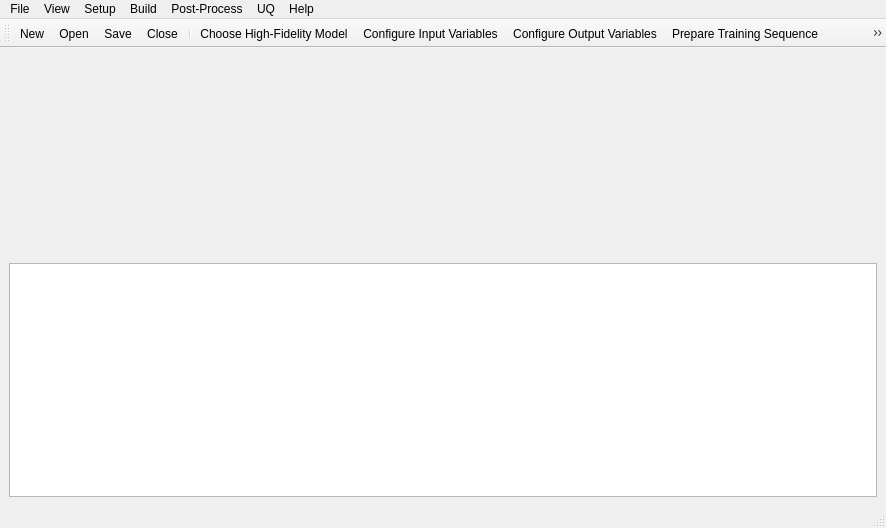
<?xml version="1.0" encoding="UTF-8"?>
<ui version="4.0">
 <class>MainWindow</class>
 <widget class="QMainWindow" name="MainWindow">
  <property name="geometry">
   <rect>
    <x>0</x>
    <y>0</y>
    <width>886</width>
    <height>528</height>
   </rect>
  </property>
  <property name="windowTitle">
   <string>D-RM Builder</string>
  </property>
  <property name="windowIcon">
   <iconset resource="icons.qrc">
    <normaloff>:/icons/ccsi_logo.png</normaloff>:/icons/ccsi_logo.png</iconset>
  </property>
  <widget class="QWidget" name="centralwidget">
   <layout class="QVBoxLayout" name="verticalLayout">
    <item>
     <widget class="QWidget" name="widgetDisplay" native="true">
      <property name="minimumSize">
       <size>
        <width>0</width>
        <height>200</height>
       </size>
      </property>
     </widget>
    </item>
    <item>
     <widget class="QTextBrowser" name="textMessage"/>
    </item>
   </layout>
  </widget>
  <widget class="QMenuBar" name="menubar">
   <property name="geometry">
    <rect>
     <x>0</x>
     <y>0</y>
     <width>886</width>
     <height>26</height>
    </rect>
   </property>
   <widget class="QMenu" name="menuFile">
    <property name="title">
     <string>File</string>
    </property>
    <widget class="QMenu" name="menuExport">
     <property name="title">
      <string>Export</string>
     </property>
     <addaction name="actionD_RM_As_Matlab_Script_File"/>
     <addaction name="actionTraining_Data"/>
     <addaction name="actionValidation_Data"/>
     <addaction name="actionCovariance_Matrices"/>
     <addaction name="actionMessages_To_Log_File"/>
    </widget>
    <addaction name="actionNew"/>
    <addaction name="actionOpen"/>
    <addaction name="actionClose"/>
    <addaction name="actionSave"/>
    <addaction name="actionSave_As"/>
    <addaction name="separator"/>
    <addaction name="menuExport"/>
   </widget>
   <widget class="QMenu" name="menuView">
    <property name="title">
     <string>View</string>
    </property>
    <addaction name="actionToolbar"/>
    <addaction name="actionStatus_Bar"/>
   </widget>
   <widget class="QMenu" name="menuSetup">
    <property name="title">
     <string>Setup</string>
    </property>
    <addaction name="actionChoose_High_Fidelity_Model"/>
    <addaction name="actionConfigure_Input_Variables"/>
    <addaction name="actionConfigure_Output_Variables"/>
    <addaction name="actionPrepare_Training_Sequence"/>
    <addaction name="actionPrepare_Validation_Sequence"/>
   </widget>
   <widget class="QMenu" name="menuBuild">
    <property name="title">
     <string>Build</string>
    </property>
    <widget class="QMenu" name="menuD_RM_Model_Type">
     <property name="title">
      <string>D-RM Model Type</string>
     </property>
     <addaction name="actionDABNet"/>
     <addaction name="actionNARMA"/>
    </widget>
    <addaction name="actionPerform_Training_Simulation"/>
    <addaction name="actionPerform_Validation_Simulation"/>
    <addaction name="separator"/>
    <addaction name="menuD_RM_Model_Type"/>
    <addaction name="actionGenerate_Reduced_Model"/>
   </widget>
   <widget class="QMenu" name="menuPost_Process">
    <property name="title">
     <string>Post-Process</string>
    </property>
    <addaction name="actionUse_Balanced_Model_For_Prediction"/>
    <addaction name="actionUse_High_Fidelity_Model_History_For_Prediction"/>
    <addaction name="separator"/>
    <addaction name="actionPredict_Traning_Response"/>
    <addaction name="actionPredict_Validation_Response"/>
    <addaction name="separator"/>
    <addaction name="actionPlot_Training_Response"/>
    <addaction name="actionPlot_Validation_Response"/>
   </widget>
   <widget class="QMenu" name="menuUQ">
    <property name="title">
     <string>UQ</string>
    </property>
    <addaction name="actionSpecify_Noise"/>
    <addaction name="actionAnalyze"/>
   </widget>
   <widget class="QMenu" name="menuHelp">
    <property name="title">
     <string>Help</string>
    </property>
    <addaction name="actionAbout_D_RM_Builder"/>
   </widget>
   <addaction name="menuFile"/>
   <addaction name="menuView"/>
   <addaction name="menuSetup"/>
   <addaction name="menuBuild"/>
   <addaction name="menuPost_Process"/>
   <addaction name="menuUQ"/>
   <addaction name="menuHelp"/>
  </widget>
  <widget class="QStatusBar" name="statusbar">
   <property name="inputMethodHints">
    <set>Qt::ImhUppercaseOnly</set>
   </property>
  </widget>
  <widget class="QToolBar" name="toolBar">
   <property name="windowTitle">
    <string>toolBar</string>
   </property>
   <attribute name="toolBarArea">
    <enum>TopToolBarArea</enum>
   </attribute>
   <attribute name="toolBarBreak">
    <bool>false</bool>
   </attribute>
   <addaction name="actionNew"/>
   <addaction name="actionOpen"/>
   <addaction name="actionSave"/>
   <addaction name="actionClose"/>
   <addaction name="separator"/>
   <addaction name="actionChoose_High_Fidelity_Model"/>
   <addaction name="actionConfigure_Input_Variables"/>
   <addaction name="actionConfigure_Output_Variables"/>
   <addaction name="actionPrepare_Training_Sequence"/>
   <addaction name="actionPrepare_Validation_Sequence"/>
   <addaction name="separator"/>
   <addaction name="actionPerform_Training_Simulation"/>
   <addaction name="actionPerform_Validation_Simulation"/>
   <addaction name="actionGenerate_Reduced_Model"/>
   <addaction name="separator"/>
   <addaction name="actionPredict_Traning_Response"/>
   <addaction name="actionPredict_Validation_Response"/>
   <addaction name="actionPlot_Training_Response"/>
   <addaction name="actionPlot_Validation_Response"/>
   <addaction name="separator"/>
   <addaction name="actionSpecify_Noise"/>
   <addaction name="actionAnalyze"/>
   <addaction name="separator"/>
   <addaction name="actionAbout_D_RM_Builder"/>
  </widget>
  <action name="actionAbout_D_RM_Builder">
   <property name="icon">
    <iconset resource="icons.qrc">
     <normaloff>:/icons/help.png</normaloff>:/icons/help.png</iconset>
   </property>
   <property name="text">
    <string>About D-RM Builder...</string>
   </property>
   <property name="statusTip">
    <string>About D-RM Builder</string>
   </property>
  </action>
  <action name="actionNew">
   <property name="icon">
    <iconset resource="icons.qrc">
     <normaloff>:/icons/new.png</normaloff>:/icons/new.png</iconset>
   </property>
   <property name="text">
    <string>New</string>
   </property>
   <property name="statusTip">
    <string>Create a new D-RM Builder case</string>
   </property>
   <property name="shortcut">
    <string>Ctrl+N</string>
   </property>
  </action>
  <action name="actionOpen">
   <property name="icon">
    <iconset resource="icons.qrc">
     <normaloff>:/icons/open.png</normaloff>:/icons/open.png</iconset>
   </property>
   <property name="text">
    <string>Open...</string>
   </property>
   <property name="statusTip">
    <string>Open an existing D-RM Builder case</string>
   </property>
  </action>
  <action name="actionClose">
   <property name="icon">
    <iconset resource="icons.qrc">
     <normaloff>:/icons/close.png</normaloff>:/icons/close.png</iconset>
   </property>
   <property name="text">
    <string>Close</string>
   </property>
   <property name="statusTip">
    <string>Close current D-RM Builder case</string>
   </property>
  </action>
  <action name="actionSave">
   <property name="icon">
    <iconset resource="icons.qrc">
     <normaloff>:/icons/save.png</normaloff>:/icons/save.png</iconset>
   </property>
   <property name="text">
    <string>Save</string>
   </property>
   <property name="statusTip">
    <string>Save current D-RM Builder case</string>
   </property>
  </action>
  <action name="actionSave_As">
   <property name="text">
    <string>Save As...</string>
   </property>
   <property name="statusTip">
    <string>Save current D-RM Builder case to a different file</string>
   </property>
  </action>
  <action name="actionD_RM_As_Matlab_Script_File">
   <property name="icon">
    <iconset resource="icons.qrc">
     <normaloff>:/icons/export_drm.png</normaloff>:/icons/export_drm.png</iconset>
   </property>
   <property name="text">
    <string>D-RM As Matlab Script File...</string>
   </property>
   <property name="statusTip">
    <string>Export D-RM model to MATLAB script file</string>
   </property>
  </action>
  <action name="actionToolbar">
   <property name="checkable">
    <bool>true</bool>
   </property>
   <property name="checked">
    <bool>true</bool>
   </property>
   <property name="text">
    <string>Toolbar</string>
   </property>
  </action>
  <action name="actionStatus_Bar">
   <property name="checkable">
    <bool>true</bool>
   </property>
   <property name="checked">
    <bool>true</bool>
   </property>
   <property name="text">
    <string>Status Bar</string>
   </property>
  </action>
  <action name="actionChoose_High_Fidelity_Model">
   <property name="icon">
    <iconset resource="icons.qrc">
     <normaloff>:/icons/aspen_tech.png</normaloff>:/icons/aspen_tech.png</iconset>
   </property>
   <property name="text">
    <string>Choose High-Fidelity Model...</string>
   </property>
   <property name="statusTip">
    <string>Choose a configured high-fidelity ACM dynamic model</string>
   </property>
  </action>
  <action name="actionConfigure_Input_Variables">
   <property name="icon">
    <iconset resource="icons.qrc">
     <normaloff>:/icons/config_input.png</normaloff>:/icons/config_input.png</iconset>
   </property>
   <property name="text">
    <string>Configure Input Variables...</string>
   </property>
   <property name="statusTip">
    <string>Specify input parameters</string>
   </property>
  </action>
  <action name="actionConfigure_Output_Variables">
   <property name="icon">
    <iconset resource="icons.qrc">
     <normaloff>:/icons/config_output.png</normaloff>:/icons/config_output.png</iconset>
   </property>
   <property name="text">
    <string>Configure Output Variables...</string>
   </property>
   <property name="statusTip">
    <string>Specify output parameters</string>
   </property>
  </action>
  <action name="actionPrepare_Training_Sequence">
   <property name="icon">
    <iconset resource="icons.qrc">
     <normaloff>:/icons/steps_train.png</normaloff>:/icons/steps_train.png</iconset>
   </property>
   <property name="text">
    <string>Prepare Training Sequence...</string>
   </property>
   <property name="statusTip">
    <string>Prepare a sequence of step changes for training</string>
   </property>
  </action>
  <action name="actionPrepare_Validation_Sequence">
   <property name="icon">
    <iconset resource="icons.qrc">
     <normaloff>:/icons/steps_valid.png</normaloff>:/icons/steps_valid.png</iconset>
   </property>
   <property name="text">
    <string>Prepare Validation Sequence...</string>
   </property>
   <property name="statusTip">
    <string>Prepare a sequence of step changes for validation</string>
   </property>
  </action>
  <action name="actionPerform_Training_Simulation">
   <property name="icon">
    <iconset resource="icons.qrc">
     <normaloff>:/icons/run_train.png</normaloff>:/icons/run_train.png</iconset>
   </property>
   <property name="text">
    <string>Perform Training Simulation</string>
   </property>
   <property name="statusTip">
    <string>Launch ACM simulation for training sequence</string>
   </property>
  </action>
  <action name="actionPerform_Validation_Simulation">
   <property name="icon">
    <iconset resource="icons.qrc">
     <normaloff>:/icons/run_valid.png</normaloff>:/icons/run_valid.png</iconset>
   </property>
   <property name="text">
    <string>Perform Validation Simulation</string>
   </property>
   <property name="statusTip">
    <string>Launch ACM simulation for validation sequence</string>
   </property>
  </action>
  <action name="actionDABNet">
   <property name="checkable">
    <bool>true</bool>
   </property>
   <property name="text">
    <string>DABNet</string>
   </property>
   <property name="statusTip">
    <string>Set D-RM type as DABNet</string>
   </property>
  </action>
  <action name="actionNARMA">
   <property name="checkable">
    <bool>true</bool>
   </property>
   <property name="text">
    <string>NARMA</string>
   </property>
   <property name="statusTip">
    <string>Set D-RM type as NARMA</string>
   </property>
  </action>
  <action name="actionGenerate_Reduced_Model">
   <property name="icon">
    <iconset resource="icons.qrc">
     <normaloff>:/icons/build_drm.png</normaloff>:/icons/build_drm.png</iconset>
   </property>
   <property name="text">
    <string>Generate Reduced Model...</string>
   </property>
   <property name="statusTip">
    <string>Build D-RM using the training sequence</string>
   </property>
  </action>
  <action name="actionUse_Balanced_Model_For_Prediction">
   <property name="checkable">
    <bool>true</bool>
   </property>
   <property name="text">
    <string>Use Balanced Model For Prediction</string>
   </property>
   <property name="statusTip">
    <string>Toggle to use the balanced model for prediction</string>
   </property>
  </action>
  <action name="actionUse_High_Fidelity_Model_History_For_Prediction">
   <property name="checkable">
    <bool>true</bool>
   </property>
   <property name="text">
    <string>Use High-Fidelity Model History For Prediction</string>
   </property>
   <property name="statusTip">
    <string>Use the high-fidelity model history for prediction</string>
   </property>
  </action>
  <action name="actionPredict_Traning_Response">
   <property name="icon">
    <iconset resource="icons.qrc">
     <normaloff>:/icons/predict_train.png</normaloff>:/icons/predict_train.png</iconset>
   </property>
   <property name="text">
    <string>Predict Traning Response</string>
   </property>
   <property name="statusTip">
    <string>Using the generated D-RM to predict response of training sequence</string>
   </property>
  </action>
  <action name="actionPredict_Validation_Response">
   <property name="icon">
    <iconset resource="icons.qrc">
     <normaloff>:/icons/predict_valid.png</normaloff>:/icons/predict_valid.png</iconset>
   </property>
   <property name="text">
    <string>Predict Validation Response</string>
   </property>
   <property name="statusTip">
    <string>Use the generated D-RM to predict response of validation sequence</string>
   </property>
  </action>
  <action name="actionPlot_Training_Response">
   <property name="icon">
    <iconset resource="icons.qrc">
     <normaloff>:/icons/plot_train.png</normaloff>:/icons/plot_train.png</iconset>
   </property>
   <property name="text">
    <string>Plot Training Response...</string>
   </property>
   <property name="statusTip">
    <string>Plot the response of training sequence</string>
   </property>
  </action>
  <action name="actionPlot_Validation_Response">
   <property name="icon">
    <iconset resource="icons.qrc">
     <normaloff>:/icons/plot_valid.png</normaloff>:/icons/plot_valid.png</iconset>
   </property>
   <property name="text">
    <string>Plot Validation Response...</string>
   </property>
   <property name="statusTip">
    <string>Plot the response of validation sequence</string>
   </property>
  </action>
  <action name="actionSpecify_Noise">
   <property name="icon">
    <iconset resource="icons.qrc">
     <normaloff>:/icons/noise.png</normaloff>:/icons/noise.png</iconset>
   </property>
   <property name="text">
    <string>Specify Noise...</string>
   </property>
   <property name="statusTip">
    <string>Specify the process and measurement noise</string>
   </property>
  </action>
  <action name="actionAnalyze">
   <property name="icon">
    <iconset resource="icons.qrc">
     <normaloff>:/icons/uq.png</normaloff>:/icons/uq.png</iconset>
   </property>
   <property name="text">
    <string>Analyze...</string>
   </property>
   <property name="statusTip">
    <string>Perform UQ analysis</string>
   </property>
  </action>
  <action name="actionMessages_To_Log_File">
   <property name="icon">
    <iconset resource="icons.qrc">
     <normaloff>:/icons/export_log.png</normaloff>:/icons/export_log.png</iconset>
   </property>
   <property name="text">
    <string>Messages To Log File...</string>
   </property>
   <property name="statusTip">
    <string>Export message window text to a log file</string>
   </property>
  </action>
  <action name="actionTraining_Data">
   <property name="icon">
    <iconset resource="icons.qrc">
     <normaloff>:/icons/training_data.png</normaloff>:/icons/training_data.png</iconset>
   </property>
   <property name="text">
    <string>Training Data...</string>
   </property>
  </action>
  <action name="actionValidation_Data">
   <property name="icon">
    <iconset resource="icons.qrc">
     <normaloff>:/icons/validation_data.png</normaloff>:/icons/validation_data.png</iconset>
   </property>
   <property name="text">
    <string>Validation Data...</string>
   </property>
  </action>
  <action name="actionCovariance_Matrices">
   <property name="icon">
    <iconset resource="icons.qrc">
     <normaloff>:/icons/covariance.png</normaloff>:/icons/covariance.png</iconset>
   </property>
   <property name="text">
    <string>Covariance Matrices...</string>
   </property>
  </action>
 </widget>
 <resources>
  <include location="icons.qrc"/>
 </resources>
 <connections/>
</ui>
